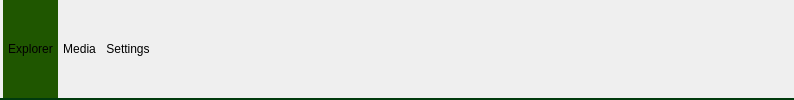
     <widget class="QWidget" name="window_navigation_row" native="true">
      <property name="styleSheet">
       <string notr="true">QWidget {
	border-bottom: 2px solid #003A0D;
}

QPushButton {
	padding: 0 5px;
	border: 0px;
	border-bottom: 2px solid #003A0D;
}

QPushButton:checked {
	background-color: #1F5600;
}

QPushButton:hover {
	background-color: qlineargradient(spread:pad, x1:0, y1:0, x2:0, y2:1, stop:0 #1E5600, stop:1 #1B4F00);
}

QPushButton:pressed {
	background-color: #103F01;
}</string>
      </property>
      <layout class="QHBoxLayout" name="horizontalLayout_6">
       <property name="spacing">
        <number>0</number>
       </property>
       <property name="leftMargin">
        <number>3</number>
       </property>
       <property name="topMargin">
        <number>0</number>
       </property>
       <property name="rightMargin">
        <number>3</number>
       </property>
       <property name="bottomMargin">
        <number>0</number>
       </property>
       <item>
        <layout class="QHBoxLayout" name="navigation_tabs">
         <property name="spacing">
          <number>0</number>
         </property>
         <item>
          <widget class="QPushButton" name="button_tab_explorer">
           <property name="sizePolicy">
            <sizepolicy hsizetype="Minimum" vsizetype="Ignored">
             <horstretch>0</horstretch>
             <verstretch>0</verstretch>
            </sizepolicy>
           </property>
           <property name="font">
            <font>
             <family>Microsoft YaHei UI</family>
             <fontweight>Light</fontweight>
            </font>
           </property>
           <property name="text">
            <string>Explorer</string>
           </property>
           <property name="checkable">
            <bool>true</bool>
           </property>
           <property name="checked">
            <bool>true</bool>
           </property>
          </widget>
         </item>
         <item>
          <widget class="QPushButton" name="button_tab_media">
           <property name="sizePolicy">
            <sizepolicy hsizetype="Minimum" vsizetype="Ignored">
             <horstretch>0</horstretch>
             <verstretch>0</verstretch>
            </sizepolicy>
           </property>
           <property name="font">
            <font>
             <family>Microsoft YaHei UI</family>
             <fontweight>Light</fontweight>
            </font>
           </property>
           <property name="text">
            <string>Media</string>
           </property>
           <property name="checkable">
            <bool>true</bool>
           </property>
          </widget>
         </item>
         <item>
          <widget class="QPushButton" name="button_tab_settings">
           <property name="sizePolicy">
            <sizepolicy hsizetype="Minimum" vsizetype="Ignored">
             <horstretch>0</horstretch>
             <verstretch>0</verstretch>
            </sizepolicy>
           </property>
           <property name="font">
            <font>
             <family>Microsoft YaHei UI</family>
             <fontweight>Light</fontweight>
            </font>
           </property>
           <property name="text">
            <string>Settings</string>
           </property>
           <property name="checkable">
            <bool>true</bool>
           </property>
           <property name="checked">
            <bool>false</bool>
           </property>
          </widget>
         </item>
        </layout>
       </item>
       <item>
        <spacer name="horizontalSpacer_4">
         <property name="orientation">
          <enum>Qt::Orientation::Horizontal</enum>
         </property>
         <property name="sizeHint" stdset="0">
          <size>
           <width>576</width>
           <height>20</height>
          </size>
         </property>
        </spacer>
       </item>
       <item>
        <layout class="QHBoxLayout" name="extra_buttons">
         <property name="spacing">
          <number>0</number>
         </property>
         <item>
          <widget class="QPushButton" name="button_tab_backwards_compatibility">
           <property name="sizePolicy">
            <sizepolicy hsizetype="Fixed" vsizetype="Ignored">
             <horstretch>0</horstretch>
             <verstretch>0</verstretch>
            </sizepolicy>
           </property>
           <property name="minimumSize">
            <size>
             <width>0</width>
             <height>0</height>
            </size>
           </property>
           <property name="maximumSize">
            <size>
             <width>20</width>
             <height>16777215</height>
            </size>
           </property>
           <property name="text">
            <string/>
           </property>
           <property name="icon">
            <iconset>
             <normaloff>icons/file explorer.png</normaloff>icons/file explorer.png</iconset>
           </property>
          </widget>
         </item>
         <item>
          <widget class="QPushButton" name="button_view_list">
           <property name="sizePolicy">
            <sizepolicy hsizetype="Fixed" vsizetype="Ignored">
             <horstretch>0</horstretch>
             <verstretch>0</verstretch>
            </sizepolicy>
           </property>
           <property name="minimumSize">
            <size>
             <width>0</width>
             <height>0</height>
            </size>
           </property>
           <property name="maximumSize">
            <size>
             <width>20</width>
             <height>16777215</height>
            </size>
           </property>
           <property name="text">
            <string/>
           </property>
           <property name="icon">
            <iconset>
             <normaloff>icons/list.png</normaloff>icons/list.png</iconset>
           </property>
          </widget>
         </item>
         <item>
          <widget class="QPushButton" name="button_view_icon">
           <property name="sizePolicy">
            <sizepolicy hsizetype="Fixed" vsizetype="Ignored">
             <horstretch>0</horstretch>
             <verstretch>0</verstretch>
            </sizepolicy>
           </property>
           <property name="minimumSize">
            <size>
             <width>0</width>
             <height>0</height>
            </size>
           </property>
           <property name="maximumSize">
            <size>
             <width>20</width>
             <height>16777215</height>
            </size>
           </property>
           <property name="text">
            <string/>
           </property>
           <property name="icon">
            <iconset>
             <normaloff>icons/icons.png</normaloff>icons/icons.png</iconset>
           </property>
          </widget>
         </item>
        </layout>
       </item>
      </layout>
     </widget>
